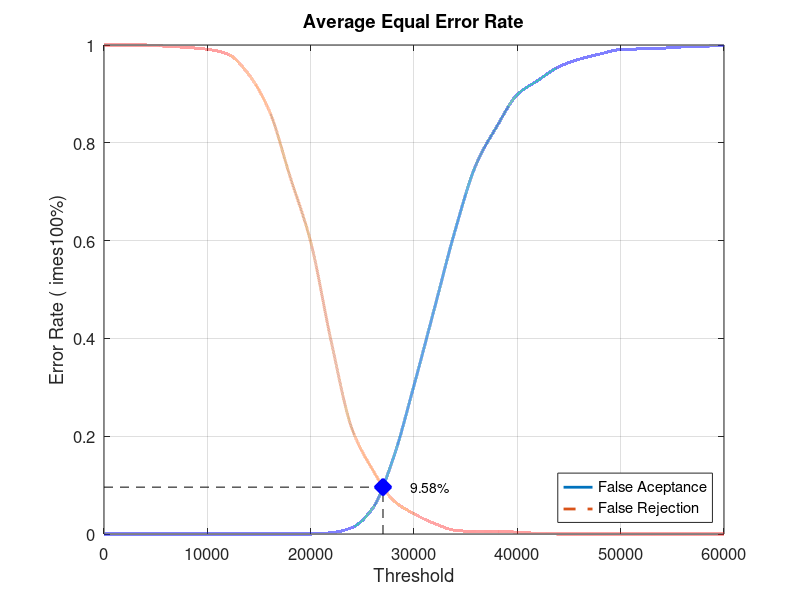
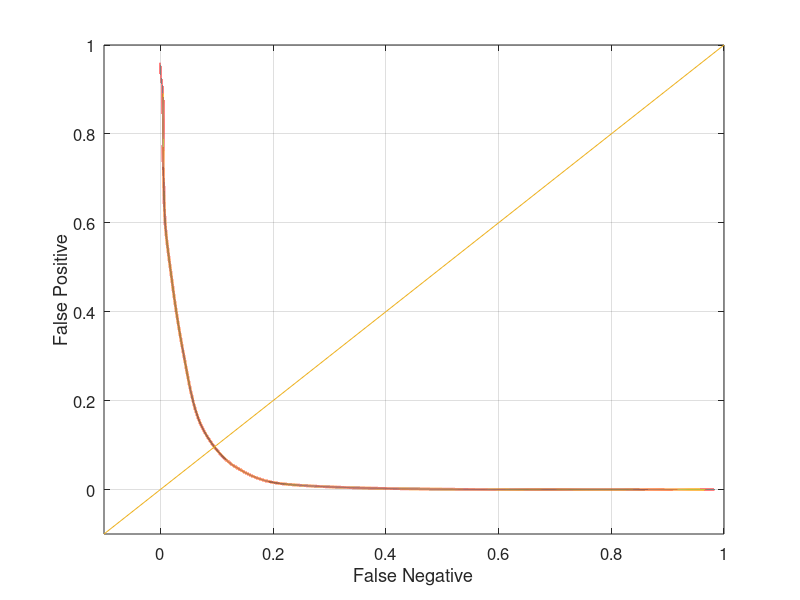

The MATLAB source for these figures, in order:
close all;
clear;
clc;
x = 0:2000:60000;
xq = 0:0.5:60000;

y0 = [0 0 0 0 0 0 0 0 0 0 0 0.00263158 0.0131579 0.0526316 0.155263 0.303947 0.463158 0.622368 0.755263 0.832895 0.898684 0.927632 0.955263 0.971053 0.981579 0.99079 0.992105 0.993421 0.996053 0.997368 1]
yy0 = interp1(x, y0, xq, 'pchip');
y1 = [1 1 1 0.9975 0.995 0.99125 0.98125 0.94 0.865 0.73125 0.5975 0.3925 0.215 0.13125 0.06875 0.04125 0.02125 0.0075 0.005 0.005 0.00375 0.00125 0 0 0 0 0 0 0 0 0]
yy1 = interp1(x, y1, xq, 'pchip');

% Calculating EER: 
y2 = abs(y0 - y1);
find(y2 == min(y2))
yy2 = abs(yy0 - yy1);
xEER = find(yy2 == min(yy2));
xEERIndex = xq(xEER) % X-axis EER
yEER = yy0(xEER) % Y-axis EER

main = figure
plot(xq, yy0,'-','LineWidth', 2);	hold on
plot(xq, yy1,'--','LineWidth', 2);	hold on
plot([xEERIndex xEERIndex], [0 yEER], 'k--');	hold on
plot([0 xEERIndex], [yEER yEER], 'k--');	hold on
plot(xEERIndex, yEER, 'bx', 'LineWidth', 10);	hold on
text(xEERIndex + 10 * xEERIndex / 100, yEER, [num2str(round((10000 * yEER)) / 100) '%'])
legend('False Aceptance', 'False Rejection', 'Location', 'SouthEast')
xlabel('Threshold')
ylabel('Error Rate (	imes100%)')
title('Average Equal Error Rate')
set(gca, 'FontSize', 12)
axis([0 60000 0 1])
grid on

print(main, 'Experiment4AverageMain', '-dpng');
FNRxFPR = figure('Color', [1 1 1]);
plot(yy1, yy0, '-', yy1, yy0, 'LineWidth', 2);
hold on
y = -0.1:0.1:1
plot(y, y); 
set(gca, 'FontSize', 12)
xlabel('False Negative')
ylabel('False Positive')
axis([-0.1 1 -0.1 1])
set(gca, 'FontSize', 12)
grid on

print(FNRxFPR, 'Experiment4AverageFNRxFPR','-dpng');
